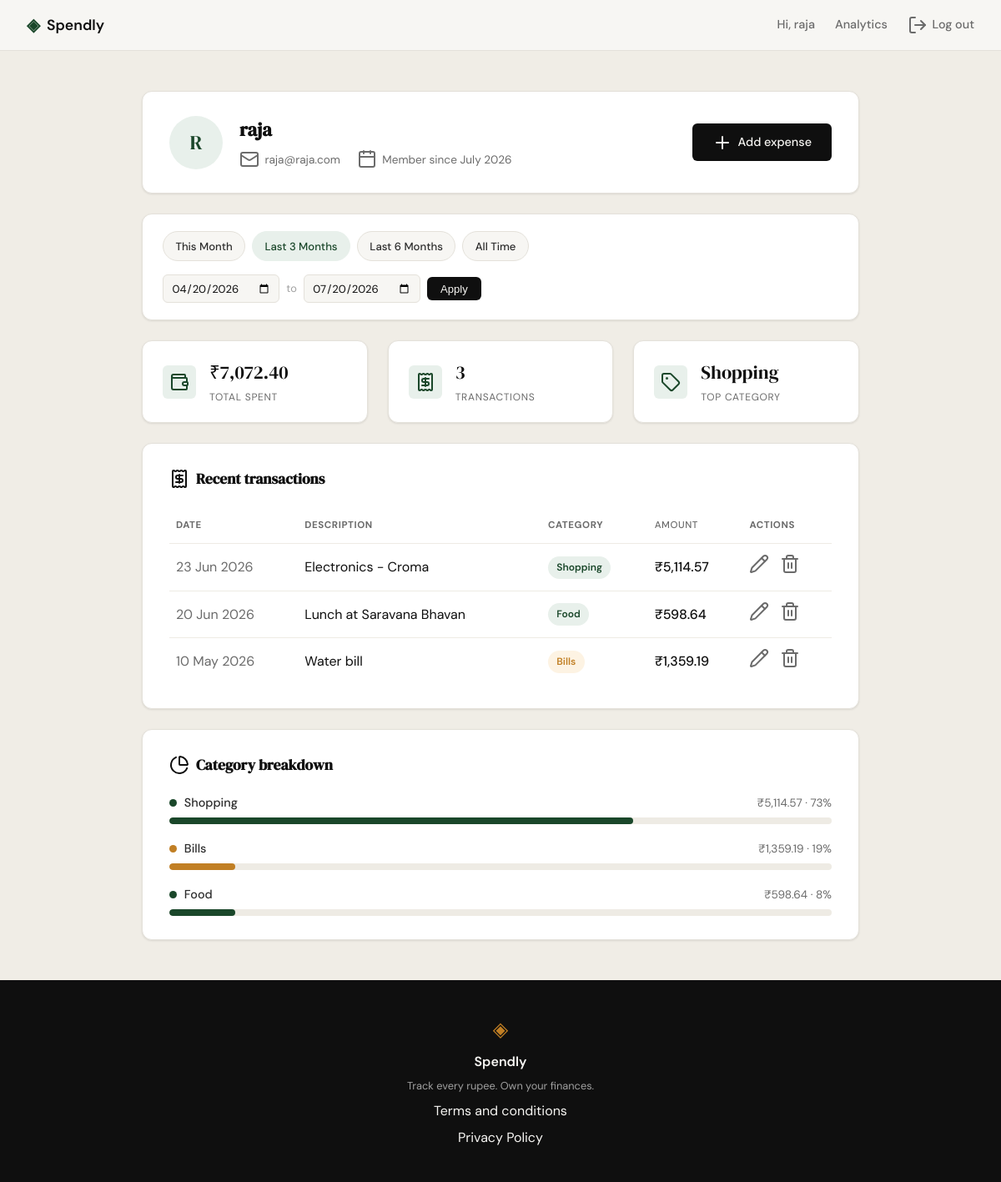
/profile?date_from=2026-04-20&date_to=2026-07-20 (signed in), run on the app's committed database.
### tables this page shows
CREATE TABLE users (
                id INTEGER PRIMARY KEY AUTOINCREMENT,
                name TEXT NOT NULL,
                email TEXT UNIQUE NOT NULL,
                password_hash TEXT NOT NULL,
                created_at TEXT DEFAULT (datetime('now'))
            );

CREATE TABLE expenses (
                id INTEGER PRIMARY KEY AUTOINCREMENT,
                user_id INTEGER NOT NULL,
                amount REAL NOT NULL,
                category TEXT NOT NULL,
                date TEXT NOT NULL,
                description TEXT,
                created_at TEXT DEFAULT (datetime('now')),
                FOREIGN KEY (user_id) REFERENCES users (id)
            );

### app.py (the view)
@app.route("/profile")
@login_required
def profile():
    db_user = get_user_by_id(session["user_id"])
    name_parts = db_user["name"].split()
    initials = "".join(p[0] for p in name_parts[:2]).upper()
    user = {
        "name": db_user["name"],
        "email": db_user["email"],
        "initials": initials,
        "member_since": db_user["member_since"],
    }
    date_from_str, date_to_str = _resolve_date_filter(request.args)
    stats = get_summary_stats(session["user_id"], date_from_str, date_to_str)
    summary = {
        "total_spent": f"₹{stats['total_spent']:,.2f}",
        "transaction_count": stats["transaction_count"],
        "top_category": stats["top_category"],
    }
    raw_transactions = get_recent_transactions(
        session["user_id"], date_from=date_from_str, date_to=date_to_str
    )
    transactions = [
        {
            "id": t["id"],
            "date": datetime.strptime(t["date"], "%Y-%m-%d").strftime("%d %b %Y"),
            "description": t["description"],
            "category": t["category"],
            "amount": f"₹{t['amount']:,.2f}",
        }
        for t in raw_transactions
    ]
    raw_categories = get_category_breakdown(
        session["user_id"], date_from=date_from_str, date_to=date_to_str
    )
    categories = [
        {
            "category": c["name"],
            "amount": f"₹{c['amount']:,.2f}",
            "percent": c["pct"],
        }
        for c in raw_categories
    ]
    presets = _build_presets(date.today())
    for preset in presets:
        preset["active"] = (
            preset["date_from"] == date_from_str and preset["date_to"] == date_to_str
        )
    return render_template(
        "profile.html",
        user=user, summary=summary,
        transactions=transactions, categories=categories,
        presets=presets,
        active_date_from=date_from_str, active_date_to=date_to_str,
    )

### app.py (called while the page is built)
def login_required(view):
    @wraps(view)
    def wrapped_view(*args, **kwargs):
        if not session.get("user_id"):
            return redirect(url_for("login"))
        return view(*args, **kwargs)
    return wrapped_view

def _parse_iso_date(value):
    if not value:
        return None
    try:
        return datetime.strptime(value, "%Y-%m-%d").date()
    except ValueError:
        return None

def _subtract_months(d, months):
    total = d.month - 1 - months
    year = d.year + total // 12
    month = total % 12 + 1
    day = min(d.day, calendar.monthrange(year, month)[1])
    return date(year, month, day)

def _resolve_date_filter(args):
    parsed_from = _parse_iso_date(args.get("date_from"))
    parsed_to = _parse_iso_date(args.get("date_to"))
    if parsed_from and parsed_to:
        if parsed_from > parsed_to:
            flash("Start date must be before end date.", "error")
        else:
            return parsed_from.isoformat(), parsed_to.isoformat()
    return None, None

def _build_presets(today):
    last_day = calendar.monthrange(today.year, today.month)[1]
    month_start = today.replace(day=1)
    month_end = today.replace(day=last_day)
    return [
        {
            "label": "This Month",
            "date_from": month_start.isoformat(),
            "date_to": month_end.isoformat(),
        },
        {
            "label": "Last 3 Months",
            "date_from": _subtract_months(today, 3).isoformat(),
            "date_to": today.isoformat(),
        },
        {
            "label": "Last 6 Months",
            "date_from": _subtract_months(today, 6).isoformat(),
            "date_to": today.isoformat(),
        },
        {
            "label": "All Time",
            "date_from": None,
            "date_to": None,
        },
    ]

### database/db.py (called while the page is built)
def get_db():
    conn = sqlite3.connect(DB_PATH)
    conn.row_factory = sqlite3.Row
    conn.execute("PRAGMA foreign_keys = ON")
    return conn

### database/queries.py (called while the page is built)
def _date_range_filter(date_from, date_to):
    if date_from and date_to:
        return " AND date BETWEEN ? AND ?", (date_from, date_to)
    return "", ()

### templates/profile.html (shortened to what this page needs)
{% extends "base.html" %}
{% block head %}
<link rel="stylesheet" href="{{ url_for('static', filename='css/profile.css') }}">
{% endblock %}
{% block content %}
<section class="profile-page">
    <div class="profile-container">
        <div class="profile-hero">
            <div class="profile-avatar">{{ user.initials }}</div>
            <div class="profile-hero-info">
                <h1 class="profile-name">{{ user.name }}</h1>
                <div class="profile-meta-row">
                    <span class="meta-item"><i data-lucide="mail"></i>{{ user.email }}</span>
                    <span class="meta-item"><i data-lucide="calendar"></i>Member since {{ user.member_since }}</span>
                </div>
            </div>
            <a href="{{ url_for('add_expense') }}" class="btn-primary profile-hero-action">
                <i data-lucide="plus"></i>Add expense
            </a>
        </div>
        <div class="filter-bar">
            <div class="filter-presets">
                {% for preset in presets %}
                <a href="{{ url_for('profile', date_from=preset.date_from, date_to=preset.date_to) }}"
                   class="filter-preset-btn{% if preset.active %} active{% endif %}">
                    {{ preset.label }}
                </a>
                {% endfor %}
            </div>
            <form method="GET" action="{{ url_for('profile') }}" class="filter-custom-range">
                <input type="date" name="date_from" class="filter-date-input"
                       value="{{ active_date_from or '' }}" aria-label="Start date">
                <span class="filter-range-sep">to</span>
                <input type="date" name="date_to" class="filter-date-input"
                       value="{{ active_date_to or '' }}" aria-label="End date">
                <button type="submit" class="filter-apply-btn">Apply</button>
            </form>
        </div>
        <div class="stats-row">
            <div class="stat-card">
                <div class="stat-icon"><i data-lucide="wallet"></i></div>
                <div class="stat-body">
                    <span class="stat-value">{{ summary.total_spent }}</span>
                    <span class="stat-label">Total spent</span>
                </div>
            </div>
            <div class="stat-card">
                <div class="stat-icon"><i data-lucide="receipt"></i></div>
                <div class="stat-body">
                    <span class="stat-value">{{ summary.transaction_count }}</span>
                    <span class="stat-label">Transactions</span>
                </div>
            </div>
            <div class="stat-card">
                <div class="stat-icon"><i data-lucide="tag"></i></div>
                <div class="stat-body">
                    <span class="stat-value">{{ summary.top_category }}</span>
                    <span class="stat-label">Top category</span>
                </div>
            </div>
        </div>
        <div class="profile-card">
            <div class="card-header">
                <h2 class="section-title"><i data-lucide="receipt"></i>Recent transactions</h2>
            </div>
            <div class="table-wrap">
                <table class="table">
                    <thead>
                        <tr>
                            <th>Date</th>
                            <th>Description</th>
                            <th>Category</th>
                            <th class="amount-cell">Amount</th>
                            <th class="actions-cell">Actions</th>
                        </tr>
                    </thead>
                    <tbody>
                        {% for tx in transactions %}
                        <tr>
                            <td class="date-cell">{{ tx.date }}</td>
                            <td>{{ tx.description }}</td>
                            <td><span class="badge badge-{{ tx.category | lower }}">{{ tx.category }}</span></td>
                            <td class="amount-cell">{{ tx.amount }}</td>
                            <td class="actions-cell">
                                <a href="{{ url_for('edit_expense', id=tx.id) }}" class="row-action-link" aria-label="Edit expense">
                                    <i data-lucide="pencil"></i>
                                </a>
                                <form method="POST" action="{{ url_for('delete_expense', id=tx.id) }}" class="delete-expense-form">
                                    <button type="submit" class="row-action-btn" aria-label="Delete expense">
                                        <i data-lucide="trash-2"></i>
                                    </button>
                                </form>
                            </td>
                        </tr>
                        {% endfor %}
                    </tbody>
                </table>
            </div>
        </div>
        <div class="profile-card">
            <div class="card-header">
                <h2 class="section-title"><i data-lucide="pie-chart"></i>Category breakdown</h2>
            </div>
            <div class="category-bars">
                {% for cat in categories %}
                {% set width = [cat.percent // 10 * 10, 10] | max %}
                <div class="category-bar-row">
                    <div class="category-bar-top">
                        <span class="category-bar-label">
                            <span class="category-dot category-dot-{{ cat.category | lower }}"></span>
                            {{ cat.category }}
                        </span>
                        <span class="category-bar-amount">{{ cat.amount }} · {{ cat.percent }}%</span>
                    </div>
                    <div class="category-bar-track">
                        <div class="category-bar-fill category-fill-{{ cat.category | lower }} bar-w-{{ width }}"></div>
                    </div>
                </div>
                {% endfor %}
            </div>
        </div>
    </div>
</section>
{% endblock %}

### templates/base.html (shortened to what this page needs)
<!DOCTYPE html>
<html lang="en">
<head>
    <link rel="stylesheet" href="{{ url_for('static', filename='css/style.css') }}">
    {% block head %}{% endblock %}
</head>
<body>
    <nav class="navbar">
        <div class="nav-inner">
            <a href="{{ url_for('landing') }}" class="nav-brand">
                <span class="brand-icon">◈</span>
                <span class="brand-name">Spendly</span>
            </a>
            <div class="nav-links">
                {% if session.user_id %}
                <a href="{{ url_for('profile') }}">Hi, {{ session.user_name }}</a>
                <a href="{{ url_for('analytics') }}"{% if request.endpoint == 'analytics' %} class="active"{% endif %}>Analytics</a>
                <a href="{{ url_for('logout') }}" class="nav-link-icon"><i data-lucide="log-out"></i>Log out</a>
                {% else %}
                <a href="{{ url_for('login') }}">Sign in</a>
                <a href="{{ url_for('register') }}" class="nav-cta">Get started</a>
                {% endif %}
            </div>
        </div>
    </nav>
    <main class="main-content">
        {% block content %}{% endblock %}
    </main>
    <footer class="footer">
        <div class="footer-inner">
            <span class="brand-icon">◈</span>
            <span class="footer-name">Spendly</span>
            <p class="footer-copy">Track every rupee. Own your finances.</p>
            <a href="{{ url_for('terms') }}">Terms and conditions</a>
            <a href="{{ url_for('privacy') }}">Privacy Policy</a>
        </div>
    </footer>
</body>
</html>

### static/css/style.css (style rules this page uses)
:root { --ink: #0f0f0f; --ink-soft: #2d2d2d; --ink-muted: #6b6b6b; --ink-faint: #a0a0a0; --paper: #f7f6f3; --paper-warm: #f0ede6; --paper-card: #ffffff; --accent: #1a472a; --accent-light: #e8f0eb; --accent-border: #bfd8c9; --accent-2: #c17f24; --accent-2-light: #fdf3e3; --danger: #c0392b; --danger-light: #fdecea; --danger-border: #f5c6c2; --border: #e4e1da; --border-soft: #eeebe4; --font-display: 'DM Serif Display', Georgia, serif; --font-body: 'DM Sans', system-ui, sans-serif; --max-width: 1200px; --auth-width: 440px; --radius-sm: 6px; --radius-md: 12px; --radius-lg: 20px; }
*, *::before, *::after { box-sizing: border-box; margin: 0; padding: 0; }
html { font-size: 16px; scroll-behavior: smooth; }
body { background: var(--paper); color: var(--ink); font-family: var(--font-body); font-size: 1rem; line-height: 1.6; -webkit-font-smoothing: antialiased; }
a { color: inherit; text-decoration: none; }
.navbar { position: sticky; top: 0; z-index: 100; background: var(--paper); border-bottom: 1px solid var(--border); padding: 0 2rem; }
.nav-inner { max-width: var(--max-width); margin: 0 auto; height: 60px; display: flex; align-items: center; justify-content: space-between; }
.nav-brand { display: flex; align-items: center; gap: 0.5rem; font-family: var(--font-body); font-weight: 600; font-size: 1.1rem; color: var(--ink); }
.brand-icon { color: var(--accent); font-size: 1.3rem; }
.brand-name { color: var(--ink); }
.nav-links { display: flex; align-items: center; gap: 1.5rem; font-size: 0.9rem; font-weight: 500; }
.nav-links a { color: var(--ink-muted); transition: color 0.2s; }
.nav-link-icon { display: inline-flex; align-items: center; gap: 0.35rem; }
.main-content { min-height: calc(100vh - 60px - 100px); }
.btn-primary { display: inline-block; background: var(--ink); color: var(--paper); padding: 0.65rem 1.5rem; border-radius: var(--radius-sm); font-family: var(--font-body); font-size: 0.9rem; font-weight: 500; cursor: pointer; border: none; transition: background 0.2s; text-decoration: none; }
.footer { background: var(--ink); color: var(--paper); padding: 2.5rem 2rem; text-align: center; }
.footer-inner { display: flex; flex-direction: column; align-items: center; gap: 0.4rem; }
.footer .brand-icon { color: var(--accent-2); font-size: 1.5rem; }
.footer-name { font-weight: 600; font-size: 1rem; }
.footer-copy { font-size: 0.8rem; color: var(--ink-faint); }

### data on the page
users: user_name "raja", name "raja", email "raja@raja.com"
expenses: date "23 Jun 2026", description "Electronics - Croma", category "Shopping", amount "₹5,114.57"
expenses: date "20 Jun 2026", description "Lunch at Saravana Bhavan", category "Food", amount "₹598.64"
expenses: date "10 May 2026", description "Water bill", category "Bills", amount "₹1,359.19"

### other printed values
{{ user.initials }} "R"
{{ user.member_since }} "July 2026"
{{ preset.label }} "This Month" "Last 3 Months" "Last 6 Months" "All Time"
{{ summary.total_spent }} "₹7,072.40"
{{ summary.transaction_count }} "3"
{{ summary.top_category }} "Shopping"
{{ cat.category }} "Shopping" "Bills" "Food"
{{ cat.amount }} "₹5,114.57" "₹1,359.19" "₹598.64"
{{ cat.percent }} "73" "19" "8"
